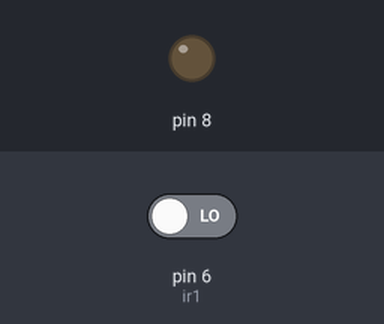
The sketch below on a simulated Arduino Uno, built with avr-gcc and run on an emulated ATmega328P. Shown: output pins drawn as LEDs (lit = HIGH). Inputs (shaded band) come from the test bench; at power-on: pin 6 (ir1) LOW.

Above: at 1.2 s.
1.3 s: pin 6 (ir1) driven HIGH
At 2.4 s:
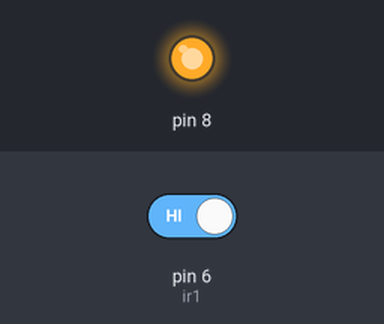
2.8 s: pin 6 (ir1) driven LOW
At 3.5 s:
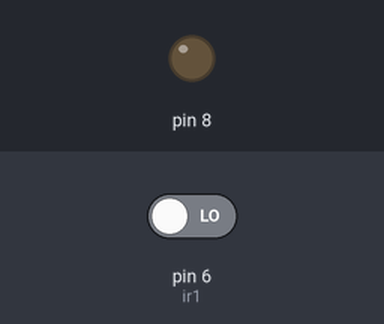
Timing chart, 0 to 5.8 s (numbered marks = the images above; inputs shaded):
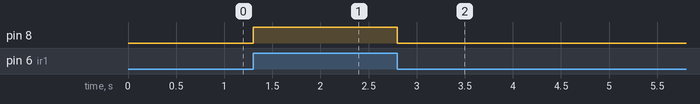

Measured:
- after the input at 1.3 s, pin 8: LOW → HIGH at once
- after the input at 2.8 s, pin 8: HIGH → LOW at once

The sketch:

IR_Test.ino
```cpp
//IR SENSORS
int ir1=6;

void setup() {
  // put your setup code here, to run once:
  pinMode(8,OUTPUT);
  pinMode(ir1,INPUT);
}

void loop() {
  // put your main code here, to run repeatedly:

  if(digitalRead(ir1)==HIGH)
  {
    digitalWrite(8,HIGH);
  }
  else
    digitalWrite(8,LOW);

}
```
